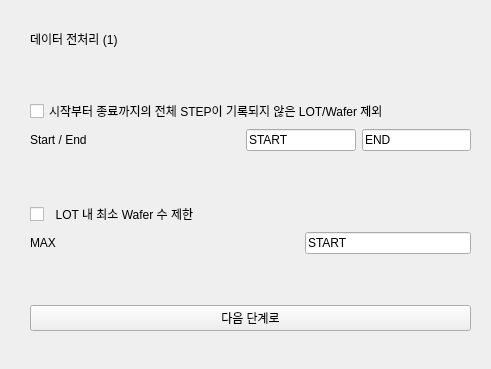
<?xml version="1.0" encoding="UTF-8"?>
<ui version="4.0">
 <class>Form</class>
 <widget class="QWidget" name="Form">
  <property name="geometry">
   <rect>
    <x>0</x>
    <y>0</y>
    <width>491</width>
    <height>369</height>
   </rect>
  </property>
  <property name="windowTitle">
   <string>Form</string>
  </property>
  <widget class="QWidget" name="layoutWidget">
   <property name="geometry">
    <rect>
     <x>30</x>
     <y>30</y>
     <width>441</width>
     <height>301</height>
    </rect>
   </property>
   <layout class="QVBoxLayout" name="verticalLayout_4">
    <item>
     <widget class="QLabel" name="label">
      <property name="text">
       <string>데이터 전처리 (1)</string>
      </property>
     </widget>
    </item>
    <item>
     <spacer name="verticalSpacer_3">
      <property name="orientation">
       <enum>Qt::Vertical</enum>
      </property>
      <property name="sizeHint" stdset="0">
       <size>
        <width>20</width>
        <height>40</height>
       </size>
      </property>
     </spacer>
    </item>
    <item>
     <widget class="QCheckBox" name="checkBox">
      <property name="text">
       <string>시작부터 종료까지의 전체 STEP이 기록되지 않은 LOT/Wafer 제외 </string>
      </property>
     </widget>
    </item>
    <item>
     <layout class="QHBoxLayout" name="horizontalLayout">
      <item>
       <widget class="QLabel" name="label_2">
        <property name="text">
         <string>Start / End                                              </string>
        </property>
       </widget>
      </item>
      <item>
       <widget class="QLineEdit" name="lineEdit">
        <property name="text">
         <string>START</string>
        </property>
       </widget>
      </item>
      <item>
       <widget class="QLineEdit" name="lineEdit_2">
        <property name="text">
         <string>END</string>
        </property>
       </widget>
      </item>
     </layout>
    </item>
    <item>
     <spacer name="verticalSpacer">
      <property name="orientation">
       <enum>Qt::Vertical</enum>
      </property>
      <property name="sizeHint" stdset="0">
       <size>
        <width>20</width>
        <height>40</height>
       </size>
      </property>
     </spacer>
    </item>
    <item>
     <widget class="QCheckBox" name="checkBox_2">
      <property name="text">
       <string>  LOT 내 최소 Wafer 수 제한</string>
      </property>
     </widget>
    </item>
    <item>
     <layout class="QHBoxLayout" name="horizontalLayout_2">
      <item>
       <widget class="QLabel" name="label_3">
        <property name="text">
         <string>MAX                                                                         </string>
        </property>
       </widget>
      </item>
      <item>
       <widget class="QLineEdit" name="lineEdit_3">
        <property name="text">
         <string>START</string>
        </property>
       </widget>
      </item>
     </layout>
    </item>
    <item>
     <spacer name="verticalSpacer_2">
      <property name="orientation">
       <enum>Qt::Vertical</enum>
      </property>
      <property name="sizeHint" stdset="0">
       <size>
        <width>20</width>
        <height>40</height>
       </size>
      </property>
     </spacer>
    </item>
    <item>
     <widget class="QPushButton" name="pushButton_2">
      <property name="text">
       <string>다음 단계로</string>
      </property>
     </widget>
    </item>
   </layout>
  </widget>
 </widget>
 <resources/>
 <connections/>
</ui>
